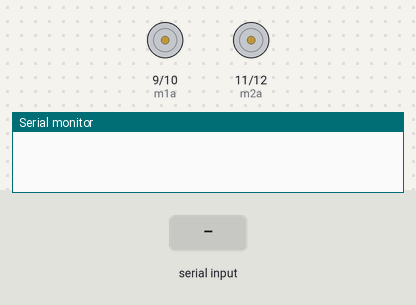
Simulated run of this sketch. Board: Arduino Uno, built with avr-gcc and run on an emulated ATmega328P. Parts: motor-driver pin pairs drawn as motors (green arrow = first pin HIGH = forward, orange = second pin HIGH = backward, longer = more drive, scaled by the enable pin), the last lines printed to the serial monitor. The inputs (shaded band) are chosen by the test bench.

Above: at 1.2 s.
1.3 s: "F" received over Serial
At 1.7 s:
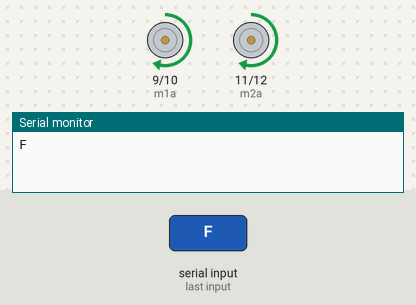
2.8 s: "B" received over Serial
At 4.0 s:
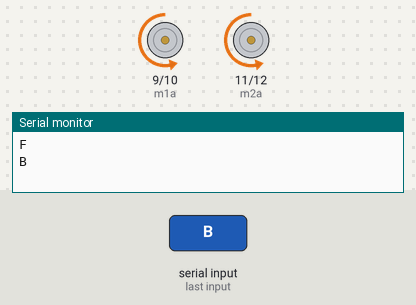
4.3 s: "L" received over Serial
At 5.2 s:
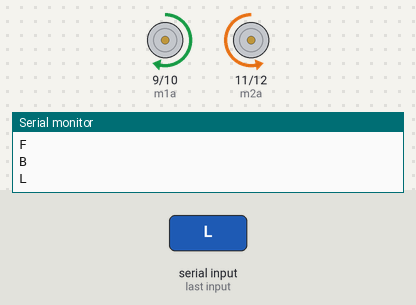
5.8 s: "R" received over Serial
At 6.4 s:
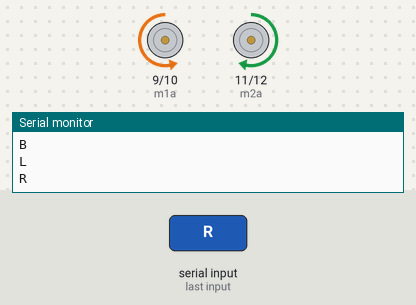
7.3 s: "S" received over Serial
At 8.5 s:
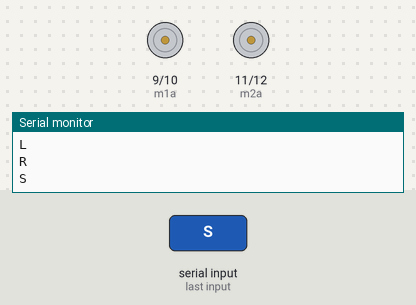
8.8 s: "I" received over Serial
At 9.8 s:
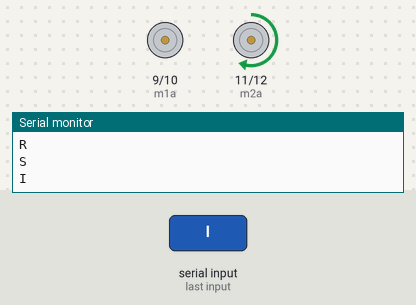
Timing chart, 0 to 11.3 s (numbered marks = the images above; inputs shaded):
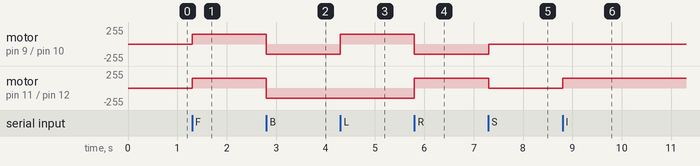

Measured:
- after the input at 1.3 s, motor on pin 9 (m1a) / pin 10 (m1b), motor on pin 11 (m2a) / pin 12 (m2b): stopped → forward 150/255 at once
- after the input at 2.8 s, motor on pin 9 (m1a) / pin 10 (m1b), motor on pin 11 (m2a) / pin 12 (m2b): forward 150/255 → backward 150/255 at once
- after the input at 4.3 s, motor on pin 9 (m1a) / pin 10 (m1b): backward 150/255 → forward 150/255 at once
- after the input at 5.8 s, motor on pin 9 (m1a) / pin 10 (m1b): forward 150/255 → backward 150/255 at once; motor on pin 11 (m2a) / pin 12 (m2b): backward 150/255 → forward 150/255 at once
- after the input at 7.3 s, motor on pin 9 (m1a) / pin 10 (m1b): backward 150/255 → stopped at once; motor on pin 11 (m2a) / pin 12 (m2b): forward 150/255 → stopped at once
- after the input at 8.8 s, motor on pin 11 (m2a) / pin 12 (m2b): stopped → forward 150/255 at once

The sketch:

Final_BluetoothControl_2wheel.ino
```cpp
int m1a = 9;
int m1b = 10;
int m2a = 11;
int m2b = 12;
int enA = 6;
int enB = 5;
char val;

void setup()
{
pinMode(m1a, OUTPUT);  // Digital pin 10 set as output Pin
pinMode(m1b, OUTPUT);  // Digital pin 11 set as output Pin
pinMode(m2a, OUTPUT);  // Digital pin 12 set as output Pin
pinMode(m2b, OUTPUT);  // Digital pin 13 set as output Pin
Serial.begin(9600);
}

void loop()
{
  while (Serial.available() > 0)
  {
  val = Serial.read();
  Serial.println(val);
  }

  if( val == 'F') // Forward
    {
      digitalWrite(m1a, HIGH);
      digitalWrite(m1b, LOW);
      digitalWrite(m2a, HIGH);
      digitalWrite(m2b, LOW);
      analogWrite(enA, 150);
      analogWrite(enB, 150);

    }
  else if(val == 'B') // Backward
    {
      digitalWrite(m1a, LOW);
      digitalWrite(m1b, HIGH);
      digitalWrite(m2a, LOW);
      digitalWrite(m2b, HIGH);
      analogWrite(enA, 150);
      analogWrite(enB, 150);
    }

    else if(val == 'L') //Left
    {
    digitalWrite(m1a, HIGH);
    digitalWrite(m1b, LOW);
    digitalWrite(m2a, LOW);
    digitalWrite(m2b, HIGH);
    analogWrite(enA, 150);
    analogWrite(enB, 150);
    }
    else if(val == 'R') //Right
    {
    digitalWrite(m1a, LOW);
    digitalWrite(m1b, HIGH);
    digitalWrite(m2a, HIGH);
    digitalWrite(m2b, LOW);
    analogWrite(enA, 150);
    analogWrite(enB, 150);
    }

  else if(val == 'S') //Stop
    {
    digitalWrite(m1a, LOW);
    digitalWrite(m1b, LOW);
    digitalWrite(m2a, LOW);
    digitalWrite(m2b, LOW);
    }
  else if(val == 'I') //Forward Right
    {

    digitalWrite(m1a, LOW);
    digitalWrite(m1b, LOW);
    digitalWrite(m2a, HIGH);
    digitalWrite(m2b, LOW);
    analogWrite(enA, 0);
    analogWrite(enB, 150);
    }
  else if(val == 'J') //Backward Right
    {
     digitalWrite(m1a, HIGH);
     digitalWrite(m1b, LOW);
     digitalWrite(m2a, LOW);
     digitalWrite(m2b, LOW);
    }
   else if(val == 'G') //Forward Left
    {
    digitalWrite(m1a, HIGH);
    digitalWrite(m1b, LOW);
    digitalWrite(m2a, LOW);
    digitalWrite(m2b, LOW);
    analogWrite(enA, 150);
    analogWrite(enB, 0);
    }
  else if(val == 'H') //Backward Left
    {
    digitalWrite(m1a, LOW);
    digitalWrite(m1b, LOW);
    digitalWrite(m2a, LOW);
    digitalWrite(m2b, HIGH);
    }
}
```
